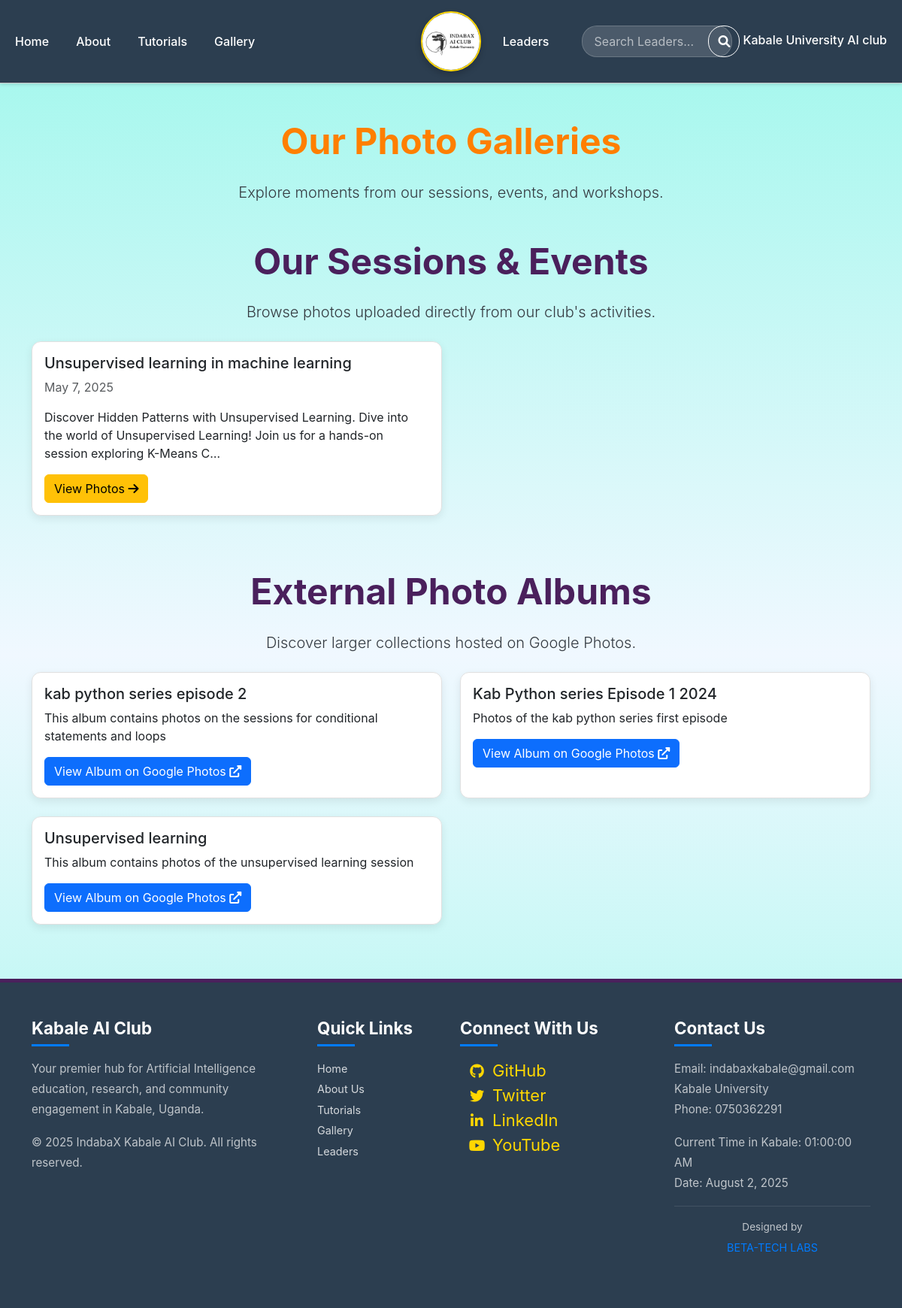
The page /communities/indabax/photos/ on the database as committed earlier.
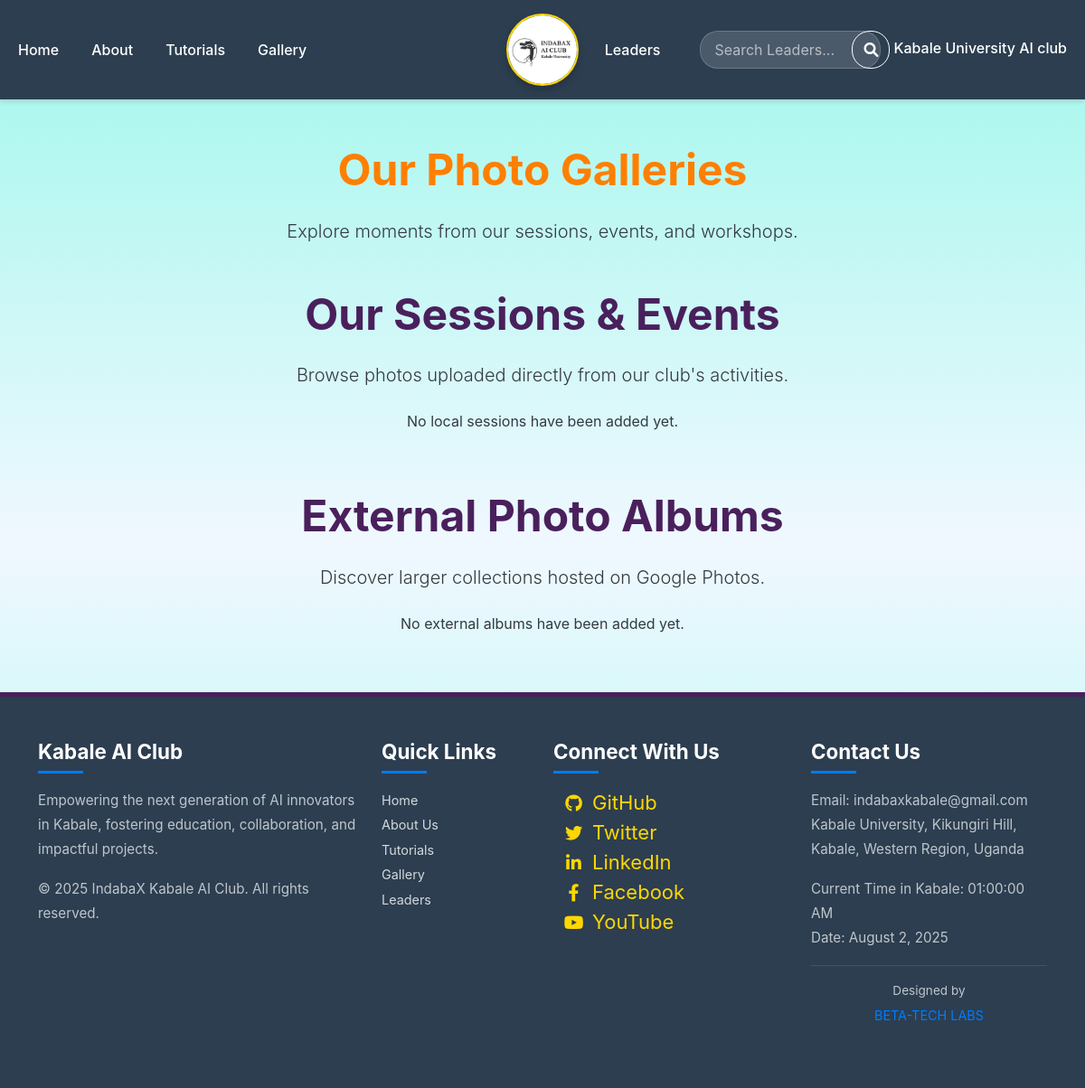
The same page on the database as committed later.
### indabax_app/models.py (models this page shows, shortened)
class Session(models.Model):
    title = models.CharField(max_length=255)
    description = models.TextField(
        blank=True,
        null=True,
        help_text="Provide a general overview and detailed description of the session content."
    )
    session_date = models.DateField(default=timezone.now)
    google_photos_link = models.URLField(
        max_length=400,
        blank=True,
        null=True,
        help_text="Optional: Link to the full Google Photos album for this session."
    )
    is_published = models.BooleanField(default=True)
    tagline = models.CharField(
        max_length=255,
        blank=True,
        null=True,
        help_text="A short, catchy phrase for the session (e.g., 'Discover Hidden Patterns')."
    )
    venue = models.CharField(
        max_length=255,
        blank=True,
        null=True,
        help_text="e.g., 'New Computer Lab', 'Online via Zoom'"
    )
    start_time = models.TimeField(blank=True, null=True)
    end_time = models.TimeField(blank=True, null=True)
    speakers = models.ManyToManyField(
        Leader,
        related_name='sessions_spoken_at',
        blank=True,
        help_text="Select existing leaders who spoke at this session."
    )
    guest_speakers_info = models.TextField(
        blank=True,
        null=True,
        help_text="Enter names of guest speakers not listed above, or additional speaker details. Use new lines for each speaker."
    )
    class Meta:
        ordering = ['-session_date']

class Album(models.Model):
    title = models.CharField(max_length=200)
    description = models.TextField(blank=True, null=True)
    link = models.URLField(max_length=400, help_text="Paste the shareable link from Google Photos here.")
    is_published = models.BooleanField(default=True)

class SiteSettings(models.Model):
    facebook_url = models.URLField(blank=True, verbose_name="Facebook URL")
    twitter_url = models.URLField(blank=True, verbose_name="Twitter URL")
    linkedin_url = models.URLField(blank=True, verbose_name="LinkedIn URL")
    github_url = models.URLField(blank=True, verbose_name="GitHub URL")
    youtube_url = models.URLField(blank=True, verbose_name="YouTube URL")
    contact_email = models.EmailField(blank=True, verbose_name="Contact Email")
    phone_number = models.CharField(max_length=20, blank=True, verbose_name="Phone Number")
    physical_address = models.CharField(max_length=255, blank=True, verbose_name="Physical Address")
    footer_description = models.TextField(blank=True, verbose_name="Footer Club Description", help_text="A short description for the footer.")
    class Meta:
        verbose_name = "Site Setting"
        verbose_name_plural = "Site Settings"

### indabax_app/views.py (the view)
# urls.py: path('photos/', PhotosView.as_view(), name='photos'),
class PhotosView(ListView):
    model = Album # This view primarily handles Google Photo Albums
    template_name = 'indabax_app/photos.html'
    context_object_name = 'albums' # For Google Photo Albums
    def get_queryset(self):
        return Album.objects.filter(is_published=True).order_by('-id')
    def get_context_data(self, **kwargs):
        context = super().get_context_data(**kwargs)
        context['sessions'] = Session.objects.filter(is_published=True).order_by('-session_date')
        return context

### indabax_app/templates/indabax_app/photos.html
{% extends 'indabax_app/base.html' %}
{% load static %}
{% block content %}
<div class="container my-5">
    <h1 class="indabax-heading text-center mb-4">Our Photo Galleries</h1>
    <p class="text-center lead">
        Explore moments from our sessions, events, and workshops.
    </p>
    <h2 class="indabax-heading text-center mt-5 mb-4">Our Sessions & Events</h2>
    <p class="text-center lead mb-4">Browse photos uploaded directly from our club's activities.</p>
    <div class="row">
        {% for session in sessions %}
        <div class="col-md-6 mb-4">
            <a href="{% url 'indabax_app:session_detail' session.pk %}" class="indabax-album-link">
                <div class="card h-100 indabax-session-card">
                    <div class="card-body">
                        <h5 class="card-title">{{ session.title }}</h5>
                        <p class="card-text text-muted">{{ session.session_date|date:"F j, Y" }}</p>
                        <p class="card-text">{{ session.description|truncatechars:150 }}</p>
                        <div class="mt-auto">
                            <span class="btn btn-warning">View Photos <i class="fas fa-arrow-right"></i></span>
                        </div>
                    </div>
                </div>
            </a>
        </div>
        {% empty %}
        <div class="col-12 text-center">
            <p>No local sessions have been added yet.</p>
        </div>
        {% endfor %}
    </div>
    <h2 class="indabax-heading text-center mt-5 mb-4">External Photo Albums</h2>
    <p class="text-center lead mb-4">Discover larger collections hosted on Google Photos.</p>
    <div class="row">
        {% for album in albums %}
        <div class="col-md-6 mb-4">
            <a href="{{ album.link }}" target="_blank" class="indabax-album-link">
                <div class="card h-100 indabax-album-card">
                    <div class="card-body">
                        <h5 class="card-title">{{ album.title }}</h5>
                        <p class="card-text">{{ album.description|truncatechars:150 }}</p>
                        <div class="mt-auto">
                            <span class="btn btn-primary">View Album on Google Photos <i class="fas fa-external-link-alt"></i></span>
                        </div>
                    </div>
                </div>
            </a>
        </div>
        {% empty %}
        <div class="col-12 text-center">
            <p>No external albums have been added yet.</p>
        </div>
        {% endfor %}
    </div>
</div>
{% endblock content %}

### indabax_app/templates/indabax_app/base.html (shortened to what this page needs)
{% load static %}
<!DOCTYPE html>
<html lang="en">
<head>
    <link rel="stylesheet" href="{% static 'indabax_app/css/bootstrap.min.css' %}">
    <link rel="stylesheet" href="{% static 'indabax_app/css/indabax_app_style.css' %}">
    <link rel="stylesheet" href="{% static 'indabax_app/css/indabax_app_leaders.css' %}">
    <link rel="stylesheet" href="https://cdnjs.cloudflare.com/ajax/libs/font-awesome/6.0.0/css/all.min.css" />
</head>
<body>
<nav class="navbar navbar-expand-lg navbar-dark bg-dark">
  <div class="container-fluid">
    <div class="collapse navbar-collapse" id="navbarNavIndabax">
      <ul class="navbar-nav w-100 d-lg-flex justify-content-lg-between align-items-lg-center">
        <div class="d-lg-flex">
          <li class="nav-item">
            <a class="nav-link" href="{% url 'indabax_app:home' %}">Home</a>
          </li>
          <li class="nav-item">
            <a class="nav-link" href="{% url 'indabax_app:about' %}">About</a>
          </li>
          <li class="nav-item">
            <a class="nav-link" href="{% url 'indabax_app:tutorials' %}">Tutorials</a>
          </li>
          <li class="nav-item">
                <a class="nav-link" href="{% url 'indabax_app:photos' %}">Gallery</a>
           </li>
        </div>
        <a class="navbar-brand d-none d-lg-block mx-auto" href="{% url 'indabax_app:home' %}">
            <img src="{% static 'indabax_app/images/logo.png' %}" alt="IndabaX Logo" class="nav-logo">
        </a>
        <div class="d-lg-flex">
          <li class="nav-item">
            <a class="nav-link" href="{% url 'indabax_app:leaders' %}">Leaders</a>
          </li>
          <form class="d-flex ms-lg-3 me-lg-3" role="search" action="{% url 'indabax_app:search' %}" method="get">
            <input class="form-control me-2" type="search" placeholder="Search Leaders..." aria-label="Search" name="q">
            <button class="btn btn-outline-light" type="submit">
            <i class="fas fa-search"></i>
            </button>
        </form>
          <li class="nav-item">
                <a class="nav-link btn btn-outline-light" href="{% url 'kuai_club:home' %}">Kabale University AI club</a>
            </li>
        </div>
      </ul>
    </div>
  </div>
</nav>
    {% block content %}
    {% endblock content %}
        <footer class="indabax-footer py-5">
        <div class="container">
            <div class="row">
                <div class="col-lg-4 col-md-6 mb-4 mb-lg-0">
                    <h5 class="text-white mb-3">Kabale AI Club</h5>
                    <p class="text-white-50">
                        {% if indabax_settings and indabax_settings.footer_description %}
                            {{ indabax_settings.footer_description }}
                        {% else %}
                            Empowering the next generation of AI innovators in Kabale, fostering education, collaboration, and impactful projects.
                        {% endif %}
                    </p>
                    <p class="text-white-50">
                        &copy; {% now "Y" %} IndabaX Kabale AI Club. All rights reserved.
                    </p>
                </div>
                <div class="col-lg-2 col-md-6 mb-4 mb-lg-0">
                    <h5 class="text-white mb-3">Quick Links</h5>
                    <ul class="list-unstyled">
                        <li><a href="{% url 'indabax_app:home' %}" class="footer-link">Home</a></li>
                        <li><a href="{% url 'indabax_app:about' %}" class="footer-link">About Us</a></li>
                        <li><a href="{% url 'indabax_app:tutorials' %}" class="footer-link">Tutorials</a></li>
                        <li><a href="{% url 'indabax_app:photos' %}" class="footer-link">Gallery</a></li>
                        <li><a href="{% url 'indabax_app:leaders' %}" class="footer-link">Leaders</a></li>
                    </ul>
                </div>
                <div class="col-lg-3 col-md-6 mb-4 mb-md-0">
                    <h5 class="text-white mb-3">Connect With Us</h5>
                    <ul class="list-unstyled social-links">
                        {% if indabax_settings %}
                            {% if indabax_settings.github_url %}
                                <li><a href="{{ indabax_settings.github_url }}" target="_blank" class="footer-social-icon"><i class="fab fa-github me-2"></i> GitHub</a></li>
                            {% endif %}
                            {% if indabax_settings.twitter_url %}
                                <li><a href="{{ indabax_settings.twitter_url }}" target="_blank" class="footer-social-icon"><i class="fab fa-twitter me-2"></i> Twitter</a></li>
                            {% endif %}
                            {% if indabax_settings.linkedin_url %}
                                <li><a href="{{ indabax_settings.linkedin_url }}" target="_blank" class="footer-social-icon"><i class="fab fa-linkedin-in me-2"></i> LinkedIn</a></li>
                            {% endif %}
                            {% if indabax_settings.youtube_url %}
                                <li><a href="{{ indabax_settings.youtube_url }}" target="_blank" class="footer-social-icon"><i class="fab fa-youtube me-2"></i> YouTube</a></li>
                            {% endif %}
                        {% else %}
                            <li><a href="#" target="_blank" class="footer-social-icon"><i class="fab fa-github me-2"></i> GitHub</a></li>
                            <li><a href="#" target="_blank" class="footer-social-icon"><i class="fab fa-twitter me-2"></i> Twitter</a></li>
                            <li><a href="#" target="_blank" class="footer-social-icon"><i class="fab fa-linkedin-in me-2"></i> LinkedIn</a></li>
                            <li><a href="#" target="_blank" class="footer-social-icon"><i class="fab fa-facebook-f me-2"></i> Facebook</a></li>
                            <li><a href="#" target="_blank" class="footer-social-icon"><i class="fab fa-youtube me-2"></i> YouTube</a></li>
                        {% endif %}
                    </ul>
                </div>
                <div class="col-lg-3 col-md-6">
                    <h5 class="text-white mb-3">Contact Us</h5>
                    <p class="text-white-50">
                        Email:
                        {% if indabax_settings and indabax_settings.contact_email %}
                            {{ indabax_settings.contact_email }}
                        {% else %}
                            indabaxkabale@gmail.com
                        {% endif %}<br>
                        {% if indabax_settings and indabax_settings.physical_address %}
                            {{ indabax_settings.physical_address }}
                        {% else %}
                            Kabale University, Kikungiri Hill,<br>Kabale, Western Region, Uganda
                        {% endif %}
                        {% if indabax_settings and indabax_settings.phone_number %}
                            <br>Phone: {{ indabax_settings.phone_number }}
                        {% endif %}
                    </p>
                    <p class="text-white-50 mt-2">
                        Current Time in Kabale: {% now "H:i:s A" %}<br>
                        Date: {% now "F j, Y" %}
                    </p>
                    <p class="text-white-50 mt-3 designer-credit">
                        Designed by <a href="#" class="footer-link">BETA-TECH LABS</a>
                    </p>
                </div>
            </div>
        </div>
    </footer>
</body>
</html>

Rows that differ between the two databases and show on the page:
removed Session: title "Unsupervised learning in machine learning", session_date "May 7, 2025", description "Discover Hidden Patterns with Unsupervised Learning. Dive into the world of Unsupervised Learning! Join us for a hands-on session exploring K-Means C…"
removed Album: title "kab python series episode 2", description "This album contains photos on the sessions for conditional statements and loops"
removed Album: title "Kab Python series Episode 1 2024", description "Photos of the kab python series first episode"
removed Album: title "Unsupervised learning", description "This album contains photos of the unsupervised learning session"
removed SiteSettings: footer_description "Your premier hub for Artificial Intelligence education, research, and community engagement in Kabale, Uganda.", contact_email "indabaxkabale@gmail.com", physical_address "Kabale University", phone_number "0750362291"
Other text that changed with them:
text no longer shown: "Phone:"
text now shown: "No local sessions have been added yet. No external albums have been added yet. Empowering the next generation of AI innovators in Kabale, fostering education, collaboration, and impactful projects. Facebook indabaxkabale@gmail.com Kabale University, Kikungiri Hill, Kabale, Western Region, Uganda"
